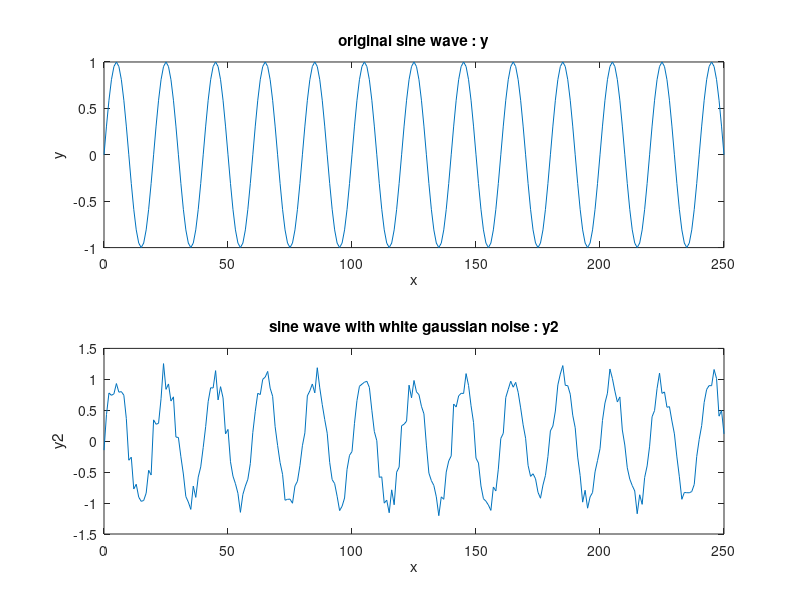

Here is the MATLAB script that generated this plot: (Note: this script raises an error after producing the figure.)
x = 0:250;
y = sin(2 * pi * (1/20) * x);
y2 = awgn(y, 15, 'measured');
% noise = 0.4 * randn(1, length(x));
% y2 = y + noise

subplot(2, 1, 1)
plot(x, y); title("original sine wave : y");
xlabel("x"); ylabel("y");

subplot(2, 1, 2)
plot(x, y2); title("sine wave with white gaussian noise : y2");
xlabel("x"); ylabel("y2");
sgtitle("Comparison between original signal and gaussian noised signal")
